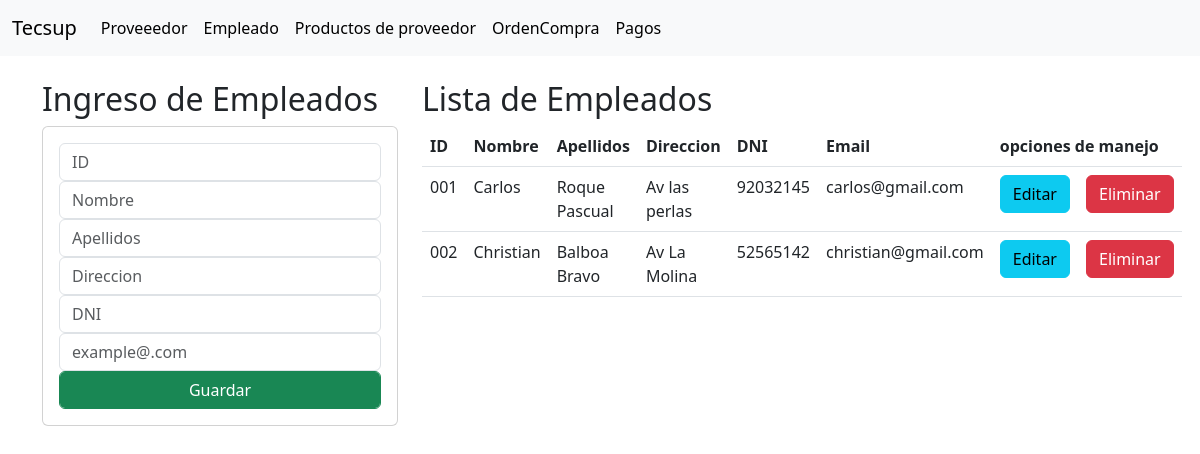
/empleados/, run on an earlier commit of the app's database.
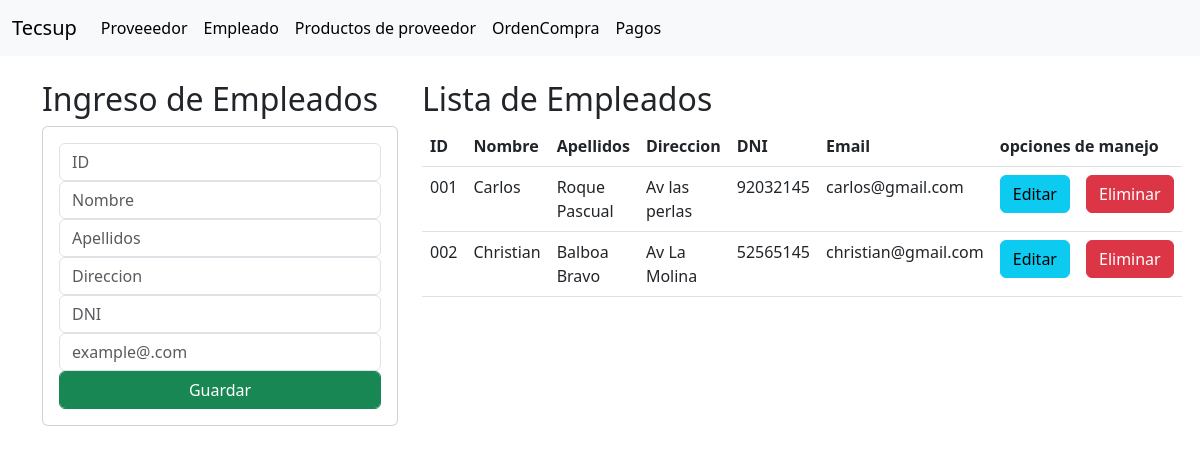
And on a later commit of the database.
### compra/models.py (models this page shows, shortened)
class Empleado(models.Model):
    id=models.CharField(primary_key=True, max_length=6)
    nombre=models.CharField(max_length=50)
    apellido=models.CharField(max_length=50)
    direccion=models.CharField(max_length=50)
    dni = models.CharField(max_length=8)
    email = models.EmailField(max_length=50)

### compra/views.py (the view)
# urls.py: path('empleados/', views.homeempleado, name='empleados'),
def homeempleado(request):
    empleadosListado = Empleado.objects.all()
    return render(request, 'GestionEmpleados.html',{"empleados":empleadosListado})

### compra/templates/GestionEmpleados.html (shortened to what this page needs)
{% extends './base.html' %}
{% block body %}
<div class="row">
    <div class="col-sm-12 col-md-6 col-lg-4 col-xl-4">
        <h2>Ingreso de Empleados</h2>
        <div class="card">
            <div class="card-body">
                <form action="/registrarempleado" method="POST">
                    <div class="form-group">
                        <input type="text" name="txtid" placeholder="ID" class="form-control">
                    </div>
                    <div class="form-group">
                        <input type="text" name="txtnombre" placeholder="Nombre" class="form-control">
                    </div>
                    <div class="form-group">
                        <input type="text" name="txtapellido" placeholder="Apellidos" class="form-control">
                    </div>
                    <div class="form-group">
                        <input type="text" name="txtdireccion" placeholder="Direccion" class="form-control">
                    </div>
                    <div class="form-group">
                        <input type="text" name="txtdni" placeholder="DNI" class="form-control">
                    </div>
                    <div class="form-group">
                        <input type="text" name="txtemail" placeholder="example@.com" class="form-control">
                    </div>
                    <button type="submit" class="btn btn-success form-control">Guardar</button>
                </form>
            </div>
        </div>
    </div>
    <div class="col-sm-12 col-md-6  col-xl-8 col-xl-8">
        <h2>Lista de Empleados</h2>
        <table class="table" style="background-color: #4591B8;">
            <thead>
                <tr>
                    <th>ID</th>
                    <th>Nombre</th>
                    <th>Apellidos</th>
                    <th>Direccion</th>
                    <th>DNI</th>
                    <th>Email</th>
                    <th colspan="2">opciones de manejo</th>
                </tr>
            </thead>
            <tbody>
                {% for e in empleados %}
                <tr>
                    <td>{{ e.id }}</td>
                    <td>{{ e.nombre }}</td>
                    <td>{{ e.apellido }}</td>
                    <td>{{ e.direccion }}</td>
                    <td>{{ e.dni }}</td>
                    <td>{{ e.email }}</td>
                    <td><a href="edicionempleado/{{e.id}}" class="btn btn-info">Editar</a></td>
                    <td><a href="eliminarempleado/{{e.id}}" class="btn btn-danger">Eliminar</a></td>
                </tr>
                {% endfor %}
            </tbody>
        </table>
    </div>
</div>
{% endblock %}

What changed in the data, as far as the page shows it:
changed Empleado "Christian": dni "52565142" → "52565145"
